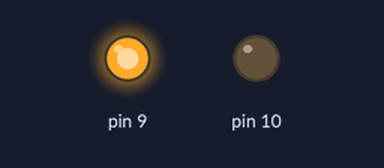
The sketch below on a simulated Arduino Uno, built with avr-gcc and run on an emulated ATmega328P. Shown: output pins drawn as LEDs (lit = HIGH).

Above: at 0.1 s.
At 0.6 s:
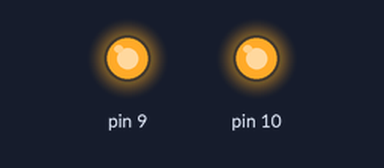
Timing chart, 0 to 2.1 s (numbered marks = the images above):
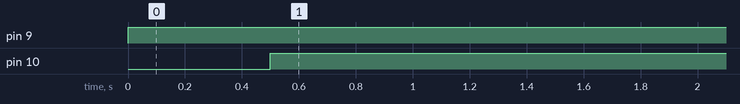

The sketch:

ex11_63010467.ino
```cpp
void setup() {
  pinMode(9,OUTPUT);
  pinMode(10,OUTPUT);

}

void loop() {
  digitalWrite(9,1);
  delay(500);
  digitalWrite(10,1);
  delay(500);

}
```

Measured:
- by itself, pin 9: LOW → HIGH at 0.00 s
- by itself, pin 10: LOW → HIGH at 0.50 s
